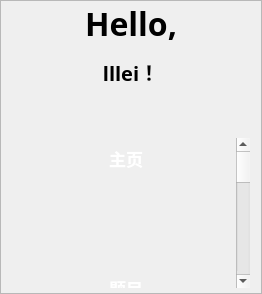
       <widget class="QFrame" name="frame">
        <property name="frameShape">
         <enum>QFrame::StyledPanel</enum>
        </property>
        <property name="frameShadow">
         <enum>QFrame::Raised</enum>
        </property>
        <layout class="QVBoxLayout" name="verticalLayout" stretch="1,1,5">
         <property name="topMargin">
          <number>0</number>
         </property>
         <property name="bottomMargin">
          <number>5</number>
         </property>
         <item>
          <widget class="QLabel" name="helloLabel">
           <property name="font">
            <font>
             <family>微软雅黑</family>
             <pointsize>24</pointsize>
             <bold>true</bold>
            </font>
           </property>
           <property name="text">
            <string>Hello,</string>
           </property>
           <property name="alignment">
            <set>Qt::AlignCenter</set>
           </property>
          </widget>
         </item>
         <item>
          <widget class="QLabel" name="usernameLabel">
           <property name="minimumSize">
            <size>
             <width>0</width>
             <height>40</height>
            </size>
           </property>
           <property name="maximumSize">
            <size>
             <width>16777215</width>
             <height>40</height>
            </size>
           </property>
           <property name="font">
            <font>
             <family>微软雅黑</family>
             <pointsize>15</pointsize>
             <bold>true</bold>
            </font>
           </property>
           <property name="text">
            <string>lllei！</string>
           </property>
           <property name="alignment">
            <set>Qt::AlignCenter</set>
           </property>
          </widget>
         </item>
         <item>
          <widget class="QListWidget" name="menu">
           <property name="minimumSize">
            <size>
             <width>0</width>
             <height>0</height>
            </size>
           </property>
           <property name="maximumSize">
            <size>
             <width>16777215</width>
             <height>16777215</height>
            </size>
           </property>
           <property name="font">
            <font>
             <family>微软雅黑</family>
             <pointsize>13</pointsize>
             <bold>true</bold>
            </font>
           </property>
           <property name="focusPolicy">
            <enum>Qt::NoFocus</enum>
           </property>
           <property name="styleSheet">
            <string notr="true">QListView {
	border:none;
	background-color: rgba(255, 255, 255, 0);
	color: rgb(255, 255, 255);
	margin-top: 40px
}
QListView::item{
background-color: transparent;
height:40px;
padding-left:4px;

}
QListView::item:hover {
	background-color:  transparent;
	color: rgba(43, 162, 238,150);



}
QListView::item:selected {
	/*background-color: transparent;*/
background-color:  transparent;
	color: rgb(43, 162, 238);
}
</string>
           </property>
           <property name="sizeAdjustPolicy">
            <enum>QAbstractScrollArea::AdjustToContents</enum>
           </property>
           <property name="resizeMode">
            <enum>QListView::Fixed</enum>
           </property>
           <property name="spacing">
            <number>20</number>
           </property>
           <property name="gridSize">
            <size>
             <width>20</width>
             <height>130</height>
            </size>
           </property>
           <property name="viewMode">
            <enum>QListView::ListMode</enum>
           </property>
           <property name="itemAlignment">
            <set>Qt::AlignCenter</set>
           </property>
           <property name="currentRow">
            <number>-1</number>
           </property>
           <item>
            <property name="text">
             <string>主页</string>
            </property>
            <property name="textAlignment">
             <set>AlignCenter</set>
            </property>
            <property name="icon">
             <iconset resource="images.qrc">
              <normaloff>:/images/home.svg</normaloff>:/images/home.svg</iconset>
            </property>
           </item>
           <item>
            <property name="text">
             <string>题目</string>
            </property>
            <property name="textAlignment">
             <set>AlignCenter</set>
            </property>
            <property name="icon">
             <iconset resource="images.qrc">
              <normaloff>:/images/bookmark.svg</normaloff>:/images/bookmark.svg</iconset>
            </property>
           </item>
           <item>
            <property name="text">
             <string>任务</string>
            </property>
            <property name="textAlignment">
             <set>AlignCenter</set>
            </property>
            <property name="icon">
             <iconset resource="images.qrc">
              <normaloff>:/images/list.svg</normaloff>:/images/list.svg</iconset>
            </property>
           </item>
           <item>
            <property name="text">
             <string>设置</string>
            </property>
            <property name="textAlignment">
             <set>AlignCenter</set>
            </property>
            <property name="icon">
             <iconset resource="images.qrc">
              <normaloff>:/images/setting.svg</normaloff>:/images/setting.svg</iconset>
            </property>
           </item>
          </widget>
         </item>
        </layout>
       </widget>
